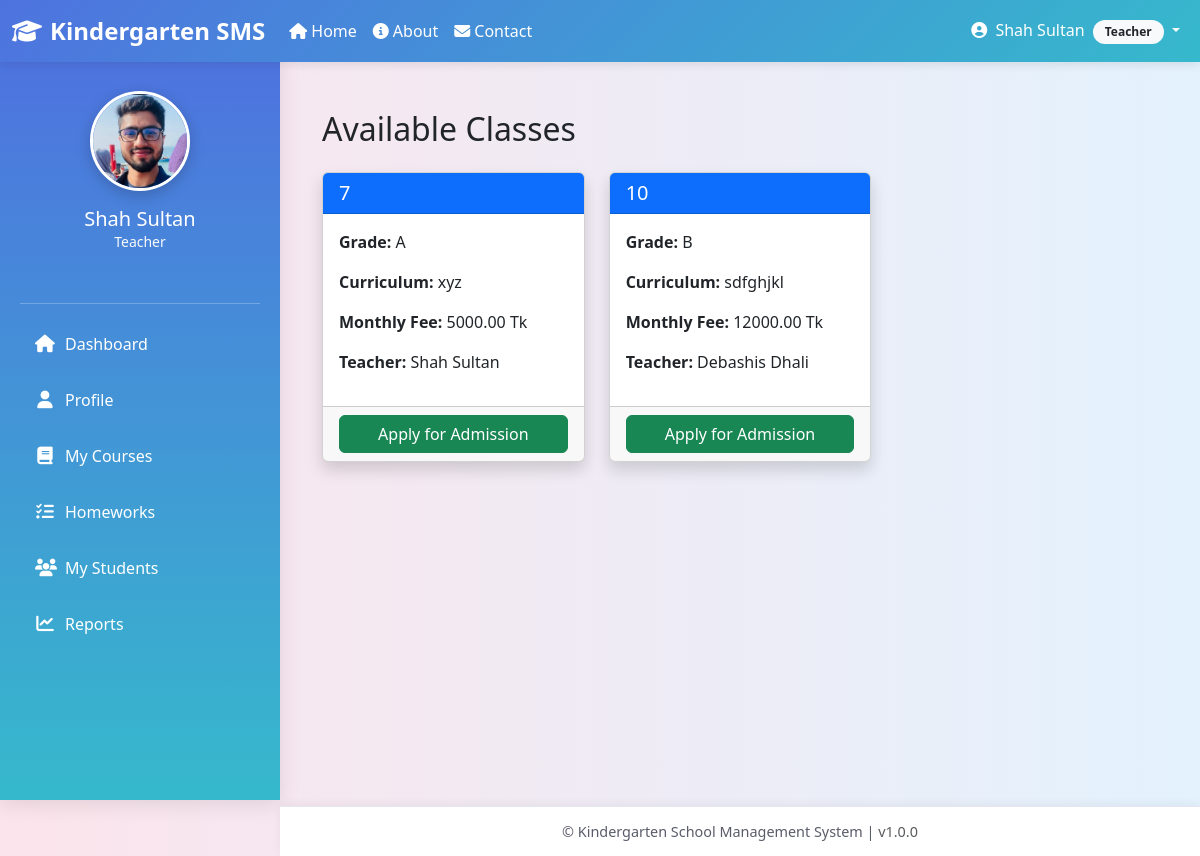
Page /classes/ (signed in) on the committed database.
### core/models.py (models this page shows, shortened)
class User(AbstractUser):
    ROLE_CHOICES = (
        ("admin", "Admin"),
        ("teacher", "Teacher"),
        ("student", "Student"),
    )
    role = models.CharField(max_length=10, choices=ROLE_CHOICES)

class TeaacherProfile(models.Model):
    user = models.OneToOneField(User, on_delete=models.CASCADE, related_name='teacher_profile')
    full_name = models.CharField(max_length=128, blank=True)
    class_room = models.ForeignKey(ClassRoom, on_delete=models.SET_NULL, null=True, blank=True)
    date_of_birth = models.DateField(null=True, blank=True)
    address = models.TextField(blank=True)
    phone = models.CharField(max_length=24, blank=True)
    photo = models.ImageField(upload_to='teacher_photos/', blank=True, null=True)
    qualification = models.CharField(max_length=256, blank=True)
    experience_years = models.PositiveIntegerField(default=0)

class ClassRoom(models.Model):
    name = models.CharField(max_length=64, unique=True)   # Play, KG, One, Two…
    grade = models.CharField(max_length=32, blank=True)
    curriculum = models.TextField(blank=True)             # Curriculum details
    teacher = models.ForeignKey(
        'User',
        on_delete=models.SET_NULL,
        null=True, blank=True,
        limit_choices_to={'role': 'teacher'}
    )
    monthly_fee = models.DecimalField(max_digits=10, decimal_places=2, default=0.00)

### core/views.py (the view)
# urls.py: path("classes/", views.available_classes, name="available_classes"),
def available_classes(request):
    classes = ClassRoom.objects.all()
    return render(request, "student/available_classes.html", {"classes": classes})

### core/templates/student/available_classes.html (shortened to what this page needs)
{% extends "base.html" %}
{% block content %}
<div class="container mt-4">
    <h2 class="mb-4">Available Classes</h2>
    <div class="row">
        {% for cls in classes %}
        <div class="col-md-4 mb-4">
            <div class="card shadow h-100">
                <div class="card-header bg-primary text-white">
                    <h5 class="mb-0">{{ cls.name }}</h5>
                </div>
                <div class="card-body">
                    <p><strong>Grade:</strong> {{ cls.grade }}</p>
                    <p><strong>Curriculum:</strong> {{ cls.curriculum|truncatewords:15 }}</p>
                    <p><strong>Monthly Fee:</strong> {{ cls.monthly_fee }} Tk</p>
                    <p><strong>Teacher:</strong> {{ cls.teacher.teacher_profile.full_name|default:cls.teacher.username }}</p>
                </div>
                <div class="card-footer text-center">
                    <a href="{% url 'apply_for_class' cls.id %}" class="btn btn-success w-100">
                        Apply for Admission
                    </a>
                </div>
            </div>
        </div>
        {% endfor %}
    </div>
</div>
{% endblock %}

### core/templates/base.html (shortened to what this page needs)
<!DOCTYPE html>
<html lang="en">
<head>
  <link href="https://cdn.jsdelivr.net/npm/bootstrap@5.3.0/dist/css/bootstrap.min.css" rel="stylesheet"/>
  <link rel="stylesheet" href="https://cdnjs.cloudflare.com/ajax/libs/font-awesome/6.4.0/css/all.min.css"/>
</head>
<body>
  <nav class="navbar navbar-expand-lg">
    <div class="container-fluid">
      <a class="navbar-brand" href="{% url 'homepage' %}">
        <i class="fas fa-graduation-cap me-2"></i>Kindergarten SMS
      </a>
      <div class="collapse navbar-collapse" id="navbarContent">
        <ul class="navbar-nav me-auto">
          <li class="nav-item">
            <a class="nav-link" href="{% url 'homepage' %}">
              <i class="fas fa-home me-1"></i>Home
            </a>
          </li>
          <li class="nav-item">
            <a class="nav-link" href="{% url 'about' %}">
              <i class="fas fa-info-circle me-1"></i>About
            </a>
          </li>
          <li class="nav-item">
            <a class="nav-link" href="{% url 'contact' %}">
              <i class="fas fa-envelope me-1"></i>Contact
            </a>
          </li>
        </ul>
        <ul class="navbar-nav">
          {% if request.user.is_authenticated %}
          <li class="nav-item dropdown">
            <a class="nav-link dropdown-toggle" href="#" id="userDropdown" role="button" data-bs-toggle="dropdown">
              <i class="fas fa-user-circle me-1"></i>
              {{ request.user.get_full_name|default:request.user.username }}
              <span class="badge bg-light text-dark ms-1">{{ request.user.role|title }}</span>
            </a>
          </li>
          {% endif %}
        </ul>
      </div>
    </div>
  </nav>
  {% if request.user.is_authenticated %}
  <div class="sidebar" id="sidebar">
    <div class="profile-section">
      {% if request.user.role == "student" and request.user.student_profile.photo %}
        <img src="{{ request.user.student_profile.photo.url }}" alt="Profile Picture" class="profile_pic" />
      {% elif request.user.role == "teacher" and request.user.teacher_profile.photo %}
        <img src="{{ request.user.teacher_profile.photo.url }}" alt="Profile Picture" class="profile_pic" />
      {% elif request.user.role == "admin" and request.user.admin_profile.photo %}
        <img src="{{ request.user.admin_profile.photo.url }}" alt="Profile Picture" class="profile_pic" />
      {% else %}
        <img src="https://via.placeholder.com/100?text={{ request.user.role|first|upper }}" alt="Profile Picture" class="profile_pic" />
      {% endif %}
      <h5 class="mt-3 mb-0 text-white">{{ request.user.get_full_name|default:request.user.username }}</h5>
      <p class="text-light small mb-3">{{ request.user.role|title }}</p>
    </div>
    <hr class="border-light">
    {% if request.user.role == "student" %}
      <a href="{% url 'dashboard' %}" class="{% if request.resolver_match.url_name == 'dashboard' %}active{% endif %}">
        <i class="fas fa-home"></i>
        <span class="sidebar-text">Dashboard</span>
      </a>
      <a href="{% url 'student_profile' %}" class="{% if request.resolver_match.url_name == 'student_profile' %}active{% endif %}">
        <i class="fas fa-user"></i>
        <span class="sidebar-text">Profile</span>
      </a>
      <a href="{% url 'student_homeworks' %}" class="{% if request.resolver_match.url_name == 'student_homeworks' %}active{% endif %}">
        <i class="fas fa-tasks"></i>
        <span class="sidebar-text">My Homeworks</span>
      </a>
      <a href="{% url 'pay_monthly_fee' %}" class="{% if request.resolver_match.url_name == 'pay_monthly_fee' %}active{% endif %}">
        <i class="fas fa-credit-card"></i>
        <span class="sidebar-text">Pay Fee</span>
      </a>
      <a href="{% url 'student_fee_history' %}" class="{% if request.resolver_match.url_name == 'student_fee_history' %}active{% endif %}">
        <i class="fas fa-history"></i>
        <span class="sidebar-text">Fee History</span>
      </a>
      <a href="#">
        <i class="fas fa-calendar-check"></i>
        <span class="sidebar-text">Attendance</span>
      </a>
      <a href="#">
        <i class="fas fa-chart-bar"></i>
        <span class="sidebar-text">Progress Report</span>
      </a>
    {% elif request.user.role == "teacher" %}
      <a href="{% url 'dashboard' %}" class="{% if request.resolver_match.url_name == 'dashboard' %}active{% endif %}">
        <i class="fas fa-home"></i>
        <span class="sidebar-text">Dashboard</span>
      </a>
      <a href="{% url 'teacher_profile' %}" class="{% if request.resolver_match.url_name == 'teacher_profile' %}active{% endif %}">
        <i class="fas fa-user"></i>
        <span class="sidebar-text">Profile</span>
      </a>
      <a href="{% url 'teacher_courses' %}" class="{% if request.resolver_match.url_name == 'teacher_courses' %}active{% endif %}">
        <i class="fas fa-book"></i>
        <span class="sidebar-text">My Courses</span>
      </a>
      <a href="{% url 'teacher_homeworks' %}" class="{% if request.resolver_match.url_name == 'teacher_homeworks' %}active{% endif %}">
        <i class="fas fa-tasks"></i>
        <span class="sidebar-text">Homeworks</span>
      </a>
      <a href="#">
        <i class="fas fa-users"></i>
        <span class="sidebar-text">My Students</span>
      </a>
      <a href="#">
        <i class="fas fa-chart-line"></i>
        <span class="sidebar-text">Reports</span>
      </a>
    {% endif %}
  </div>
  {% endif %}
  <div class="{% if request.user.is_authenticated %}main-content{% else %}main-content full-width{% endif %}" id="mainContent">
    {% block content %}{% endblock %}
  </div>
  <footer class="{% if not request.user.is_authenticated %}full-width{% endif %}" id="footer">
    &copy; {{ now|date:"Y" }} Kindergarten School Management System |
    <span class="text-muted">v1.0.0</span>
  </footer>
</body>
</html>

### core/templates/base.html (style rules this page uses)
:root { --primary-color: #4e73df; --secondary-color: #f48fb1; --success-color: #1cc88a; --info-color: #36b9cc; --warning-color: #f6c23e; --danger-color: #e74a3b; --light-color: #f8f9fc; --dark-color: #5a5c69; }
body { background: linear-gradient(to right, #fce4ec, #e3f2fd); font-family: "Segoe UI", Tahoma, Geneva, Verdana, sans-serif; margin: 0; padding: 0; min-height: 100vh; }
.navbar { background: linear-gradient(135deg, var(--primary-color) 0%, var(--info-color) 100%) !important; position: fixed; top: 0; left: 0; right: 0; z-index: 1030; box-shadow: 0 2px 10px rgba(0, 0, 0, 0.1); }
.navbar-brand { font-weight: bold; color: #ffffff !important; font-size: 1.5rem; }
.nav-link { color: #fff !important; font-weight: 500; transition: all 0.3s ease; }
.sidebar { background: linear-gradient(180deg, var(--primary-color) 0%, var(--info-color) 100%); box-shadow: 0 4px 20px rgba(0, 0, 0, 0.1); padding: 20px; height: calc(100vh - 56px); position: fixed; top: 56px; left: 0; width: 280px; overflow-y: auto; transition: all 0.3s ease; }
.profile-section { text-align: center; padding: 15px 0; margin-bottom: 20px; }
.profile_pic { width: 100px; height: 100px; border-radius: 50%; object-fit: cover; border: 3px solid #fff; box-shadow: 0 4px 15px rgba(0, 0, 0, 0.2); transition: transform 0.3s ease; }
.sidebar a { display: flex; align-items: center; padding: 12px 15px; color: #fff; text-decoration: none; border-radius: 8px; font-weight: 500; transition: all 0.3s ease; margin-bottom: 8px; }
.sidebar i { width: 20px; text-align: center; margin-right: 10px; font-size: 1.1rem; }
.main-content { margin-top: 56px; margin-left: 280px; padding: 30px; min-height: calc(100vh - 106px); transition: all 0.3s ease; }
footer { position: fixed; bottom: 0; left: 280px; right: 0; height: 50px; background-color: #ffffff; text-align: center; line-height: 50px; font-size: 0.9rem; color: var(--dark-color); border-top: 1px solid #e3e6f0; box-shadow: 0 -2px 10px rgba(0, 0, 0, 0.05); transition: all 0.3s ease; z-index: 1000; }
.badge { border-radius: 20px; padding: 6px 12px; font-weight: 600; }

### rows in the picture
User: user.get_full_name "Shah Sultan", user.role "Teacher", user.teacher_profile.photo (picture)
ClassRoom: name "7", grade "A", curriculum "xyz", monthly_fee "5000.00", teacher.teacher_profile.full_name "Shah Sultan"
ClassRoom: name "10", grade "B", curriculum "sdfghjkl", monthly_fee "12000.00", teacher.teacher_profile.full_name "Debashis Dhali"
